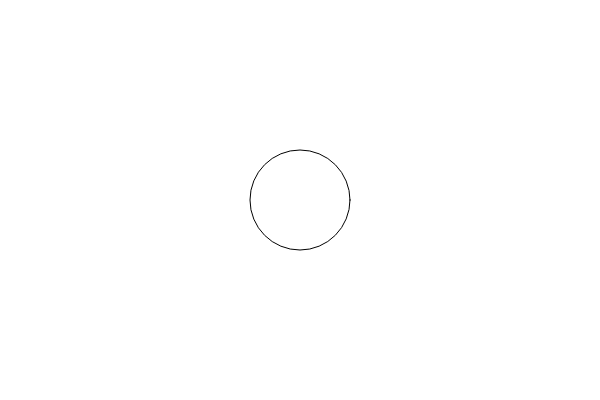
Frame 1 (no input)
Frame 60 (no input): identical to frame 1, image omitted
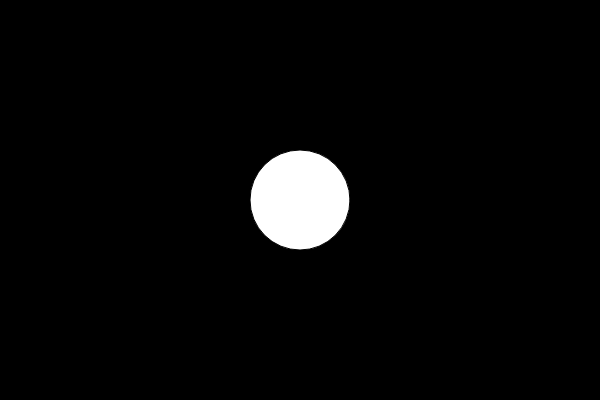
Frame 120 (the mouse pressed at the canvas centre since frame 60)

The p5.js sketch that drew these frames (run headless with seeded random() and noise() and a simulated clock; from frame 60 on, the mouse is pressed at the canvas centre):

// p5.js sketch
// ── sketch.js
// button switch
var a_x = 300;
var a_y = 200;
var a_size = 100;
var a_state = false;

function setup() {
  createCanvas(600, 400);
}

function draw() {
  if (a_state) {
    background(0);
  } else {
    background(255);
  }
  ellipse(a_x, a_y, a_size, a_size);
}

function mousePressed() {
  if (dist(mouseX, mouseY, a_x, a_y) < a_size/2) {
    a_state = !a_state;
  }
}

// https://editor.p5js.org/icm/sketches/Sywrrqa2
